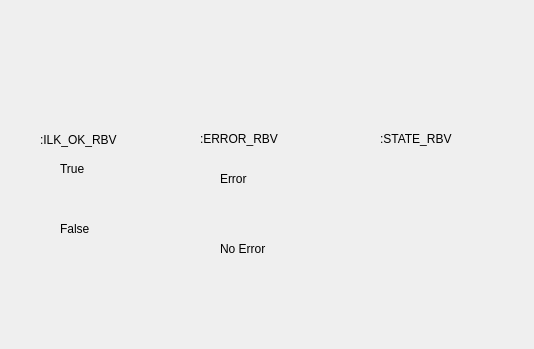
<?xml version="1.0" encoding="UTF-8"?>
<ui version="4.0">
 <class>Form</class>
 <widget class="QWidget" name="Form">
  <property name="geometry">
   <rect>
    <x>0</x>
    <y>0</y>
    <width>534</width>
    <height>349</height>
   </rect>
  </property>
  <property name="windowTitle">
   <string>Form</string>
  </property>
  <property name="styleSheet">
   <string notr="true">IonPump[interlocked=&quot;true&quot;] #icon{
    border: 2px solid black;
    qproperty-penWidth: 2;
    border-top-left-radius: 9px;
    border-top-right-radius: 9px;
    border-bottom-left-radius: 9px;
    border-bottom-right-radius: 9px;
}
IonPump[interlocked=&quot;false&quot;] #icon{
    border: 0px;
    qproperty-penWidth: 2;
    qproperty-brush: #00FF00;
}
IonPump[error=&quot;TRUE&quot;] #icon {
    qproperty-penStyle: &quot;Qt::DotLine&quot;;
    qproperty-penWidth: 2;
    qproperty-brush: red;
}
IonPump[error=&quot;FALSE&quot;] #icon {
    qproperty-penStyle: &quot;Qt::SolidLine&quot;;
    qproperty-penWidth: 2;
    qproperty-brush: red;
}
IonPump[state=&quot;RUNNING&quot;] #icon {
    qproperty-penColor: black;
    qproperty-brush: #00FF00;
}
IonPump[state=&quot;STARTING&quot;] #icon {
    qproperty-penColor: black;
    qproperty-brush: yellow;
}
IonPump[state=&quot;STOPPED&quot;] #icon {
    qproperty-penColor: black;
    qproperty-brush: gray;
}
IonPump[state=&quot;FAULT&quot;] #icon {
    qproperty-penColor: black;
    qproperty-brush: red;
}</string>
  </property>
  <widget class="PyDMEnumButton" name="PyDMEnumButton">
   <property name="geometry">
    <rect>
     <x>10</x>
     <y>140</y>
     <width>161</width>
     <height>161</height>
    </rect>
   </property>
   <property name="toolTip">
    <string/>
   </property>
   <property name="channel" stdset="0">
    <string>ca://pipDemoPv:ILK_OK_RBV</string>
   </property>
  </widget>
  <widget class="PyDMEnumButton" name="PyDMEnumButton_2">
   <property name="geometry">
    <rect>
     <x>210</x>
     <y>160</y>
     <width>121</width>
     <height>161</height>
    </rect>
   </property>
   <property name="toolTip">
    <string/>
   </property>
   <property name="channel" stdset="0">
    <string>ca://pipDemoPv:ERROR_RBV</string>
   </property>
  </widget>
  <widget class="PyDMEnumButton" name="PyDMEnumButton_3">
   <property name="geometry">
    <rect>
     <x>360</x>
     <y>160</y>
     <width>161</width>
     <height>171</height>
    </rect>
   </property>
   <property name="toolTip">
    <string/>
   </property>
   <property name="channel" stdset="0">
    <string>ca://pipDemoPv:STATE_RBV</string>
   </property>
  </widget>
  <widget class="QLabel" name="label">
   <property name="geometry">
    <rect>
     <x>60</x>
     <y>160</y>
     <width>64</width>
     <height>17</height>
    </rect>
   </property>
   <property name="text">
    <string>True</string>
   </property>
  </widget>
  <widget class="QLabel" name="label_2">
   <property name="geometry">
    <rect>
     <x>60</x>
     <y>220</y>
     <width>64</width>
     <height>17</height>
    </rect>
   </property>
   <property name="text">
    <string>False</string>
   </property>
  </widget>
  <widget class="QLabel" name="label_3">
   <property name="geometry">
    <rect>
     <x>380</x>
     <y>130</y>
     <width>171</width>
     <height>17</height>
    </rect>
   </property>
   <property name="text">
    <string>:STATE_RBV</string>
   </property>
  </widget>
  <widget class="QLabel" name="label_4">
   <property name="geometry">
    <rect>
     <x>200</x>
     <y>130</y>
     <width>121</width>
     <height>17</height>
    </rect>
   </property>
   <property name="text">
    <string>:ERROR_RBV</string>
   </property>
  </widget>
  <widget class="QLabel" name="label_5">
   <property name="geometry">
    <rect>
     <x>40</x>
     <y>130</y>
     <width>101</width>
     <height>20</height>
    </rect>
   </property>
   <property name="text">
    <string>:ILK_OK_RBV</string>
   </property>
  </widget>
  <widget class="IonPump" name="IonPump">
   <property name="geometry">
    <rect>
     <x>190</x>
     <y>20</y>
     <width>180</width>
     <height>99</height>
    </rect>
   </property>
   <property name="toolTip">
    <string/>
   </property>
   <property name="channelsPrefix" stdset="0">
    <string>ca://pipDemoPv</string>
   </property>
  </widget>
  <widget class="QLabel" name="label_6">
   <property name="geometry">
    <rect>
     <x>220</x>
     <y>170</y>
     <width>64</width>
     <height>17</height>
    </rect>
   </property>
   <property name="text">
    <string>Error</string>
   </property>
  </widget>
  <widget class="QLabel" name="label_7">
   <property name="geometry">
    <rect>
     <x>220</x>
     <y>240</y>
     <width>64</width>
     <height>17</height>
    </rect>
   </property>
   <property name="text">
    <string>No Error</string>
   </property>
  </widget>
 </widget>
 <customwidgets>
  <customwidget>
   <class>PyDMEnumButton</class>
   <extends>QWidget</extends>
   <header>pydm.widgets.enum_button</header>
  </customwidget>
  <customwidget>
   <class>PCDSSymbolBase</class>
   <extends>QWidget</extends>
   <header>pcdswidgets.vacuum.base</header>
  </customwidget>
  <customwidget>
   <class>IonPump</class>
   <extends>PCDSSymbolBase</extends>
   <header>pcdswidgets.vacuum.pumps</header>
  </customwidget>
 </customwidgets>
 <resources/>
 <connections/>
</ui>
